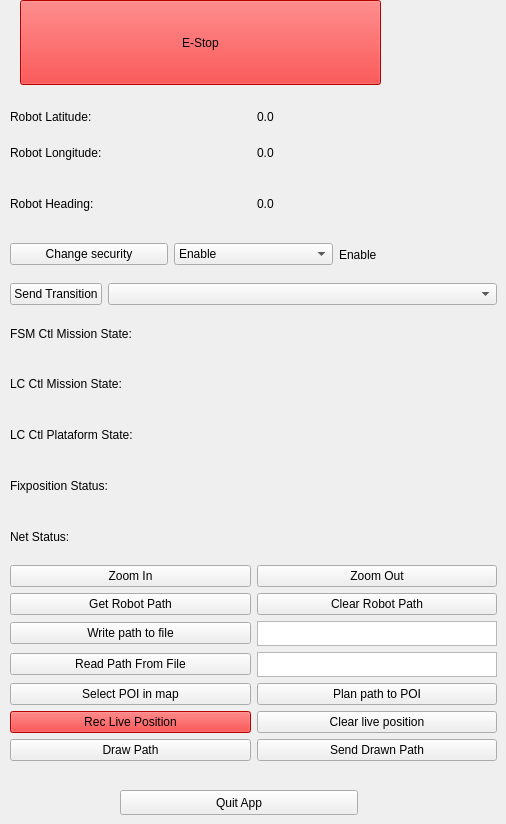
          <widget class="QWidget" name="general_tab">
           <attribute name="title">
            <string>General</string>
           </attribute>
           <widget class="QPushButton" name="Estop">
            <property name="geometry">
             <rect>
              <x>20</x>
              <y>0</y>
              <width>361</width>
              <height>85</height>
             </rect>
            </property>
            <property name="minimumSize">
             <size>
              <width>0</width>
              <height>85</height>
             </size>
            </property>
            <property name="styleSheet">
             <string notr="true">background-color: red</string>
            </property>
            <property name="text">
             <string>E-Stop</string>
            </property>
           </widget>
           <widget class="QWidget" name="layoutWidget">
            <property name="geometry">
             <rect>
              <x>10</x>
              <y>110</y>
              <width>487</width>
              <height>651</height>
             </rect>
            </property>
            <layout class="QVBoxLayout" name="verticalLayout_3" stretch="0,1,1,1,1,1,1,1,1,1,1,1,1,1,1,1,1">
             <property name="bottomMargin">
              <number>0</number>
             </property>
             <item>
              <layout class="QHBoxLayout" name="horizontalLayout_9" stretch="1,1">
               <item>
                <widget class="QLabel" name="robot_latitude_2">
                 <property name="text">
                  <string>Robot Latitude:</string>
                 </property>
                </widget>
               </item>
               <item>
                <widget class="QLabel" name="robot_latitude">
                 <property name="text">
                  <string>0.0</string>
                 </property>
                </widget>
               </item>
              </layout>
             </item>
             <item>
              <layout class="QHBoxLayout" name="horizontalLayout_10" stretch="0,0">
               <item>
                <widget class="QLabel" name="robot_longitude_2">
                 <property name="text">
                  <string>Robot Longitude: </string>
                 </property>
                </widget>
               </item>
               <item>
                <widget class="QLabel" name="robot_longitude">
                 <property name="text">
                  <string>0.0</string>
                 </property>
                </widget>
               </item>
              </layout>
             </item>
             <item>
              <layout class="QHBoxLayout" name="horizontalLayout_11" stretch="0,0">
               <item>
                <widget class="QLabel" name="robot_heading_2">
                 <property name="text">
                  <string>Robot Heading:</string>
                 </property>
                </widget>
               </item>
               <item>
                <widget class="QLabel" name="robot_heading">
                 <property name="text">
                  <string>0.0</string>
                 </property>
                </widget>
               </item>
              </layout>
             </item>
             <item>
              <layout class="QHBoxLayout" name="horizontalLayout_4">
               <item>
                <widget class="QPushButton" name="security_check">
                 <property name="text">
                  <string>Change security</string>
                 </property>
                </widget>
               </item>
               <item>
                <widget class="QComboBox" name="change_security">
                 <item>
                  <property name="text">
                   <string>Enable</string>
                  </property>
                 </item>
                 <item>
                  <property name="text">
                   <string>Disable</string>
                  </property>
                 </item>
                </widget>
               </item>
               <item>
                <widget class="QLabel" name="security_status">
                 <property name="text">
                  <string>Enable</string>
                 </property>
                </widget>
               </item>
              </layout>
             </item>
             <item>
              <layout class="QHBoxLayout" name="horizontalLayout_5" stretch="1,1">
               <item>
                <widget class="QPushButton" name="changeFSMmode">
                 <property name="sizePolicy">
                  <sizepolicy hsizetype="Fixed" vsizetype="Fixed">
                   <horstretch>0</horstretch>
                   <verstretch>0</verstretch>
                  </sizepolicy>
                 </property>
                 <property name="text">
                  <string>Send Transition</string>
                 </property>
                </widget>
               </item>
               <item>
                <widget class="QComboBox" name="fsm_transition"/>
               </item>
              </layout>
             </item>
             <item>
              <layout class="QHBoxLayout" name="horizontalLayout_13" stretch="2,1">
               <property name="topMargin">
                <number>0</number>
               </property>
               <item>
                <widget class="QLabel" name="fsm_mission_state_2">
                 <property name="text">
                  <string>FSM Ctl Mission State:</string>
                 </property>
                </widget>
               </item>
               <item>
                <widget class="QLabel" name="fsm_mission_state">
                 <property name="text">
                  <string/>
                 </property>
                </widget>
               </item>
              </layout>
             </item>
             <item>
              <layout class="QHBoxLayout" name="horizontalLayout_12" stretch="2,1">
               <property name="topMargin">
                <number>0</number>
               </property>
               <item>
                <widget class="QLabel" name="lc_mission_state_2">
                 <property name="text">
                  <string>LC Ctl Mission State:</string>
                 </property>
                </widget>
               </item>
               <item>
                <widget class="QLabel" name="lc_mission_state">
                 <property name="text">
                  <string/>
                 </property>
                </widget>
               </item>
              </layout>
             </item>
             <item>
              <layout class="QHBoxLayout" name="horizontalLayout_19" stretch="2,1">
               <property name="bottomMargin">
                <number>0</number>
               </property>
               <item>
                <widget class="QLabel" name="lc_pltform_state_2">
                 <property name="text">
                  <string>LC Ctl Plataform State:</string>
                 </property>
                </widget>
               </item>
               <item>
                <widget class="QLabel" name="lc_pltform_state">
                 <property name="text">
                  <string/>
                 </property>
                </widget>
               </item>
              </layout>
             </item>
             <item>
              <layout class="QHBoxLayout" name="horizontalLayout_7" stretch="2,1">
               <item>
                <widget class="QLabel" name="label_2">
                 <property name="text">
                  <string>Fixposition Status: </string>
                 </property>
                </widget>
               </item>
               <item>
                <widget class="QLabel" name="fixposition_status_val">
                 <property name="text">
                  <string/>
                 </property>
                </widget>
               </item>
              </layout>
             </item>
             <item>
              <layout class="QHBoxLayout" name="horizontalLayout_3" stretch="2,1">
               <item>
                <widget class="QLabel" name="label_3">
                 <property name="text">
                  <string>Net Status: </string>
                 </property>
                </widget>
               </item>
               <item>
                <widget class="QLabel" name="label_4">
                 <property name="text">
                  <string/>
                 </property>
                </widget>
               </item>
              </layout>
             </item>
             <item>
              <layout class="QHBoxLayout" name="horizontalLayout_14">
               <property name="topMargin">
                <number>0</number>
               </property>
               <item>
                <widget class="QPushButton" name="zoom_in">
                 <property name="text">
                  <string>Zoom In</string>
                 </property>
                </widget>
               </item>
               <item>
                <widget class="QPushButton" name="zoom_out">
                 <property name="text">
                  <string>Zoom Out</string>
                 </property>
                </widget>
               </item>
              </layout>
             </item>
             <item>
              <layout class="QHBoxLayout" name="horizontalLayout_15">
               <property name="topMargin">
                <number>0</number>
               </property>
               <item>
                <widget class="QPushButton" name="get_robot_path">
                 <property name="text">
                  <string>Get Robot Path</string>
                 </property>
                </widget>
               </item>
               <item>
                <widget class="QPushButton" name="clear_robot_path">
                 <property name="text">
                  <string>Clear Robot Path</string>
                 </property>
                </widget>
               </item>
              </layout>
             </item>
             <item>
              <layout class="QHBoxLayout" name="horizontalLayout_16" stretch="1,1">
               <property name="topMargin">
                <number>0</number>
               </property>
               <item>
                <widget class="QPushButton" name="write_path_file">
                 <property name="text">
                  <string>Write path to file</string>
                 </property>
                </widget>
               </item>
               <item>
                <widget class="QTextEdit" name="filename_to_write">
                 <property name="maximumSize">
                  <size>
                   <width>16777215</width>
                   <height>25</height>
                  </size>
                 </property>
                 <property name="verticalScrollBarPolicy">
                  <enum>Qt::ScrollBarAlwaysOff</enum>
                 </property>
                </widget>
               </item>
              </layout>
             </item>
             <item>
              <layout class="QHBoxLayout" name="horizontalLayout_17" stretch="1,1">
               <property name="topMargin">
                <number>0</number>
               </property>
               <item>
                <widget class="QPushButton" name="read_path_file">
                 <property name="text">
                  <string>Read Path From File</string>
                 </property>
                </widget>
               </item>
               <item>
                <widget class="QTextEdit" name="filename_to_read">
                 <property name="maximumSize">
                  <size>
                   <width>16777215</width>
                   <height>25</height>
                  </size>
                 </property>
                 <property name="verticalScrollBarPolicy">
                  <enum>Qt::ScrollBarAlwaysOff</enum>
                 </property>
                </widget>
               </item>
              </layout>
             </item>
             <item>
              <layout class="QHBoxLayout" name="horizontalLayout_6">
               <item>
                <widget class="QPushButton" name="select_POI_btn">
                 <property name="text">
                  <string>Select POI in map</string>
                 </property>
                </widget>
               </item>
               <item>
                <widget class="QPushButton" name="Plan_to_POI_btn">
                 <property name="text">
                  <string>Plan path to POI</string>
                 </property>
                </widget>
               </item>
              </layout>
             </item>
             <item>
              <layout class="QHBoxLayout" name="horizontalLayout_18">
               <property name="topMargin">
                <number>0</number>
               </property>
               <item>
                <widget class="QPushButton" name="record_live_pos">
                 <property name="styleSheet">
                  <string notr="true">background-color: red</string>
                 </property>
                 <property name="text">
                  <string>Rec Live Position</string>
                 </property>
                </widget>
               </item>
               <item>
                <widget class="QPushButton" name="clear_live_pos">
                 <property name="text">
                  <string>Clear live position</string>
                 </property>
                </widget>
               </item>
              </layout>
             </item>
             <item>
              <layout class="QHBoxLayout" name="horizontalLayout_22">
               <property name="topMargin">
                <number>0</number>
               </property>
               <item>
                <widget class="QPushButton" name="start_draw_path">
                 <property name="text">
                  <string>Draw Path</string>
                 </property>
                </widget>
               </item>
               <item>
                <widget class="QPushButton" name="send_drawn_path">
                 <property name="text">
                  <string>Send Drawn Path</string>
                 </property>
                </widget>
               </item>
              </layout>
             </item>
            </layout>
           </widget>
           <widget class="QPushButton" name="quit_btn">
            <property name="geometry">
             <rect>
              <x>120</x>
              <y>790</y>
              <width>238</width>
              <height>25</height>
             </rect>
            </property>
            <property name="text">
             <string>Quit App</string>
            </property>
           </widget>
          </widget>
